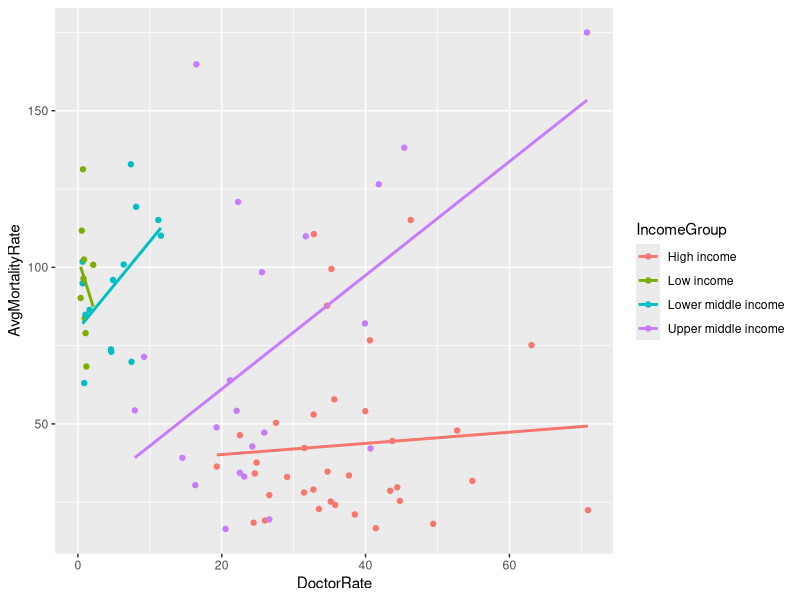
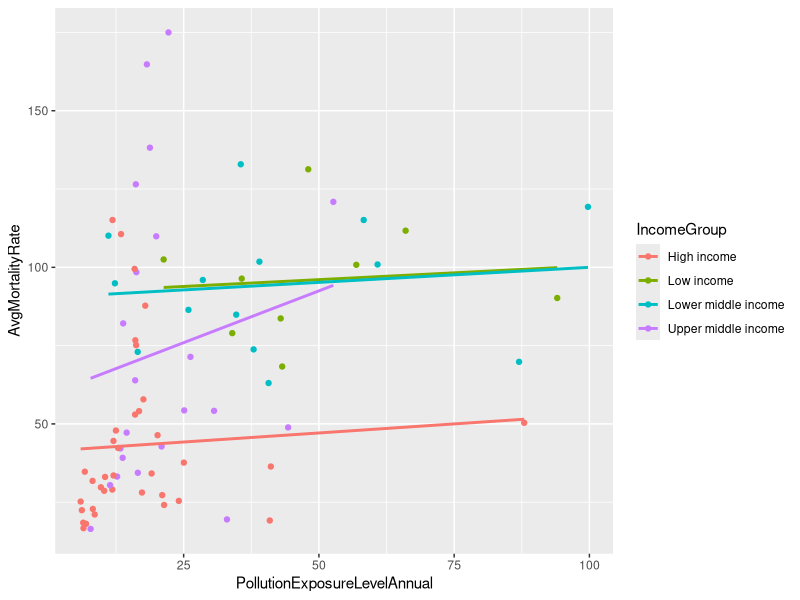
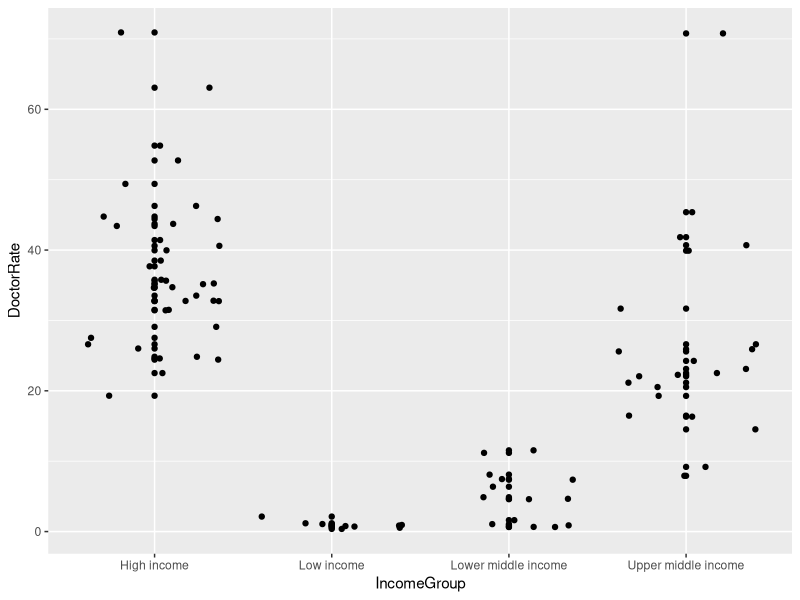
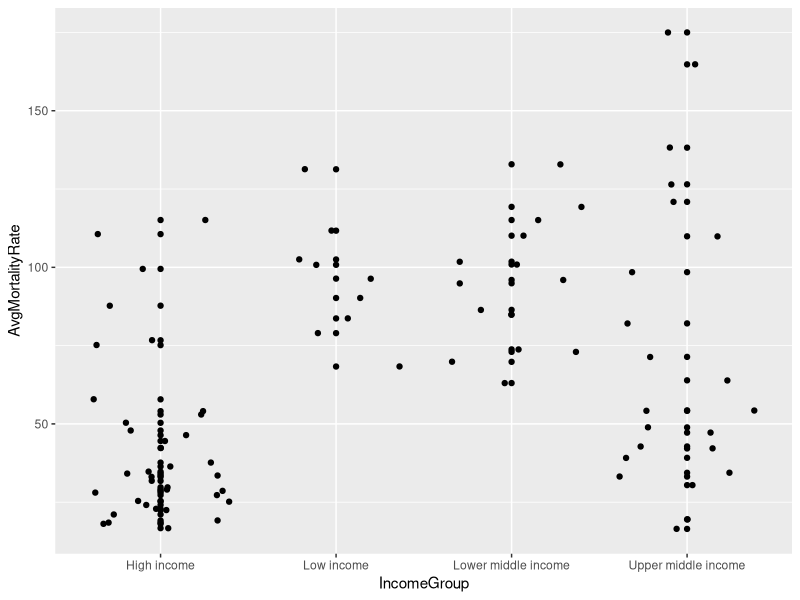

Generate these figures, in order, with R:
## ---- chunk 1
library(tidyverse)
## ---- chunk 2
enviormental_mortality_data <- read_csv("enviormental_mortality_data.csv", name_repair = make.names)
## ---- chunk 3
enviormental_mortality_data <- enviormental_mortality_data |>
 rename(PollutionExposureLevelAnnual = PM2.5.air.pollution..mean.annual.exposure..micrograms.per.cubic.meter.)
## ---- chunk 4
mortality_pollution <- lm(AvgMortalityRate ~ PollutionExposureLevelAnnual, data = enviormental_mortality_data)

summary(mortality_pollution)
## ---- chunk 5
mortality_doctor <- lm(AvgMortalityRate ~ DoctorRate, data = enviormental_mortality_data)

summary(mortality_doctor)
## ---- chunk 6
mortality_doctor_pollution_additive <- lm(AvgMortalityRate ~ DoctorRate + PollutionExposureLevelAnnual, data = enviormental_mortality_data)

summary(mortality_doctor_pollution_additive)
## ---- chunk 7
mortality_income_pollution_additive <- lm(AvgMortalityRate ~ IncomeGroup + PollutionExposureLevelAnnual, data = enviormental_mortality_data)

summary(mortality_income_pollution_additive)
## ---- chunk 8
mortality_income_pollution_doctor_additive <- lm(AvgMortalityRate ~ IncomeGroup + PollutionExposureLevelAnnual + DoctorRate, data = enviormental_mortality_data)

summary(mortality_income_pollution_doctor_additive)
## ---- chunk 9
mortality_doctor_pollution_interaction <- lm(AvgMortalityRate ~ DoctorRate * PollutionExposureLevelAnnual, data = enviormental_mortality_data)

summary(mortality_doctor_pollution_interaction)
## ---- chunk 10
mortality_income_pollution_interaction <- lm(AvgMortalityRate ~ IncomeGroup * PollutionExposureLevelAnnual, data = enviormental_mortality_data)

summary(mortality_income_pollution_interaction)
## ---- chunk 11
anova(mortality_doctor_pollution_additive, mortality_doctor_pollution_interaction)
## ---- chunk 12
mortality_income_pollution_doctor_interaction <- lm(AvgMortalityRate ~ IncomeGroup * PollutionExposureLevelAnnual * DoctorRate, data = enviormental_mortality_data)

summary(mortality_income_pollution_doctor_interaction)
## ---- chunk 13
enviormental_mortality_data |>
  ggplot(aes(x = DoctorRate, y = AvgMortalityRate, color = IncomeGroup)) +
  geom_point()+
  geom_smooth(method = lm, formula = y~x, se=FALSE)
## ---- chunk 14
enviormental_mortality_data |>
  ggplot(aes(x = PollutionExposureLevelAnnual, y = AvgMortalityRate, color = IncomeGroup)) +
  geom_point()+
  geom_smooth(method = lm, formula = y~x, se=FALSE)
## ---- chunk 15
enviormental_mortality_data |>
  ggplot(aes(x = IncomeGroup, y = DoctorRate)) +
  geom_point() +
  geom_jitter()
## ---- chunk 16
enviormental_mortality_data |>
  ggplot(aes(x = IncomeGroup, y = AvgMortalityRate)) +
  geom_point() +
  geom_jitter()
